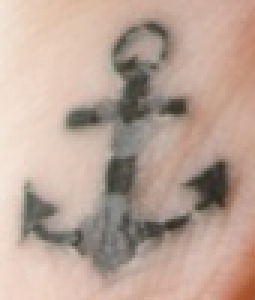
#> input picture images/tattoos/query.png, 85 x 100 px (shown 3 times larger); its folder holds 5 pictures in this run
$ python scan_for_matches.py   (Python 2 division)
#> lines starting #> are read from the running program, lines starting #| are printed output that depends on the picture
import os

import numpy as np
import cv2 as cv

# Read the query image.
folder = '../images/tattoos'
query = cv.imread(os.path.join(folder, 'query.png'),
                  cv.IMREAD_GRAYSCALE)
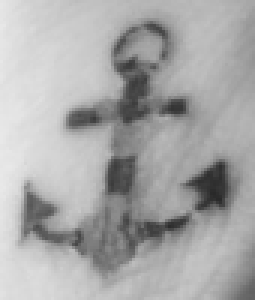
#> query: shape (100, 85) (shown 3 times larger); min 41, max 232, mean 169

# create files, images, descriptors globals
files = []
images = []
descriptors = []
for (dir_path, dir_names, filenames) in os.walk(folder):
    files.extend(filenames)
    for f in files:
        if f.endswith('npy') and f != 'query.npy':
            descriptors.append(f)
print(descriptors)

# Create the SIFT detector.
sift = cv.SIFT_create()

# Perform SIFT feature detection and description on the
# query image.
query_kp, query_ds = sift.detectAndCompute(query, None)
#> query_kp = 61 keypoints; strongest (x, y, size): (71, 62, 9.2), (27, 39, 6.1), (12, 71, 8.9), (40, 58, 8.1)

# Define FLANN-based matching parameters.
FLANN_INDEX_KDTREE = 1
index_params = dict(algorithm=FLANN_INDEX_KDTREE, trees=5)
search_params = dict(checks=50)

# Create the FLANN matcher.
flann = cv.FlannBasedMatcher(index_params, search_params)

# Define the minimum number of good matches for a suspect.
MIN_NUM_GOOD_MATCHES = 10

greatest_num_good_matches = 0
prime_suspect = None

print('>> Initiating picture scan...')
for d in descriptors:
    print('--------- analyzing %s for matches ------------' % d)
    matches = flann.knnMatch(
        query_ds, np.load(os.path.join(folder, d)), k=2)
    good_matches = []
    for m, n in matches:
        if m.distance < 0.7 * n.distance:
            good_matches.append(m)
    num_good_matches = len(good_matches)
    name = d.replace('.npy', '').upper()
    if num_good_matches >= MIN_NUM_GOOD_MATCHES:
        print('%s is a suspect! (%d matches)' %
              (name, num_good_matches))
        if num_good_matches > greatest_num_good_matches:
            greatest_num_good_matches = num_good_matches
            prime_suspect = name
    else:
        print('%s is NOT a suspect. (%d matches)' %
              (name, num_good_matches))
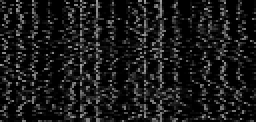
#> query_ds: shape (61, 128) float32 (shown 2 times larger); min 0, max 159, mean 25.5
#> after the loop, greatest_num_good_matches = 0

if prime_suspect is not None:
    print('Prime suspect is %s.' % prime_suspect)
else:
    print('There is no suspect.')
